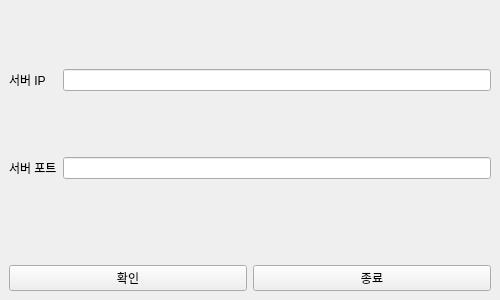
<?xml version="1.0" encoding="UTF-8"?>
<ui version="4.0">
 <class>ServerConnect</class>
 <widget class="QMainWindow" name="ServerConnect">
  <property name="geometry">
   <rect>
    <x>0</x>
    <y>0</y>
    <width>500</width>
    <height>300</height>
   </rect>
  </property>
  <property name="windowTitle">
   <string>서버 연결</string>
  </property>
  <widget class="QWidget" name="centralwidget">
   <layout class="QGridLayout" name="gridLayout">
    <item row="3" column="0" colspan="2">
     <widget class="QLabel" name="errorLabel">
      <property name="visible">
       <bool>false</bool>
      </property>
      <property name="styleSheet">
       <string>color: red;</string>
      </property>
      <property name="text">
       <string/>
      </property>
      <property name="alignment">
       <set>Qt::AlignmentFlag::AlignCenter</set>
      </property>
     </widget>
    </item>
    <item row="4" column="0" colspan="2">
     <layout class="QHBoxLayout" name="buttonLayout">
      <item>
       <widget class="QPushButton" name="connectBtn">
        <property name="sizePolicy">
         <sizepolicy hsizetype="Minimum" vsizetype="Preferred">
          <horstretch>0</horstretch>
          <verstretch>0</verstretch>
         </sizepolicy>
        </property>
        <property name="text">
         <string>확인</string>
        </property>
       </widget>
      </item>
      <item>
       <widget class="QPushButton" name="exitBtn">
        <property name="sizePolicy">
         <sizepolicy hsizetype="Minimum" vsizetype="Preferred">
          <horstretch>0</horstretch>
          <verstretch>0</verstretch>
         </sizepolicy>
        </property>
        <property name="text">
         <string>종료</string>
        </property>
       </widget>
      </item>
     </layout>
    </item>
    <item row="0" column="0" colspan="2">
     <layout class="QFormLayout" name="formLayout_2">
      <item row="0" column="0">
       <widget class="QLabel" name="labelIP">
        <property name="sizePolicy">
         <sizepolicy hsizetype="Expanding" vsizetype="Expanding">
          <horstretch>0</horstretch>
          <verstretch>0</verstretch>
         </sizepolicy>
        </property>
        <property name="text">
         <string>서버 IP</string>
        </property>
       </widget>
      </item>
      <item row="1" column="0">
       <widget class="QLabel" name="labelPort">
        <property name="sizePolicy">
         <sizepolicy hsizetype="Expanding" vsizetype="Expanding">
          <horstretch>0</horstretch>
          <verstretch>0</verstretch>
         </sizepolicy>
        </property>
        <property name="text">
         <string>서버 포트</string>
        </property>
       </widget>
      </item>
      <item row="0" column="1">
       <widget class="QLineEdit" name="ipEdit">
        <property name="sizePolicy">
         <sizepolicy hsizetype="Expanding" vsizetype="Maximum">
          <horstretch>0</horstretch>
          <verstretch>0</verstretch>
         </sizepolicy>
        </property>
       </widget>
      </item>
      <item row="1" column="1">
       <widget class="QLineEdit" name="portEdit">
        <property name="sizePolicy">
         <sizepolicy hsizetype="Expanding" vsizetype="Maximum">
          <horstretch>0</horstretch>
          <verstretch>0</verstretch>
         </sizepolicy>
        </property>
       </widget>
      </item>
     </layout>
    </item>
   </layout>
  </widget>
  <action name="actionConnect"/>
 </widget>
 <resources/>
 <connections/>
</ui>
